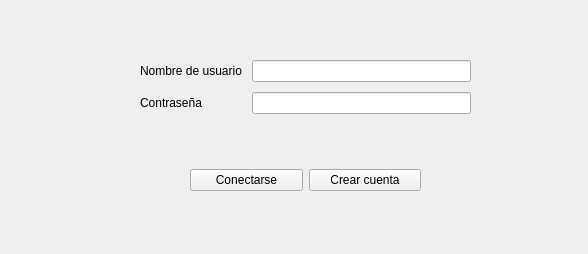
<?xml version="1.0" encoding="UTF-8"?>
<ui version="4.0">
 <class>Form</class>
 <widget class="QWidget" name="Form">
  <property name="enabled">
   <bool>true</bool>
  </property>
  <property name="geometry">
   <rect>
    <x>0</x>
    <y>0</y>
    <width>588</width>
    <height>254</height>
   </rect>
  </property>
  <property name="windowTitle">
   <string>DropPox</string>
  </property>
  <widget class="QWidget" name="formLayoutWidget">
   <property name="geometry">
    <rect>
     <x>140</x>
     <y>60</y>
     <width>331</width>
     <height>71</height>
    </rect>
   </property>
   <layout class="QFormLayout" name="formLayout">
    <property name="sizeConstraint">
     <enum>QLayout::SetDefaultConstraint</enum>
    </property>
    <property name="fieldGrowthPolicy">
     <enum>QFormLayout::AllNonFixedFieldsGrow</enum>
    </property>
    <property name="horizontalSpacing">
     <number>10</number>
    </property>
    <property name="verticalSpacing">
     <number>10</number>
    </property>
    <item row="0" column="0">
     <widget class="QLabel" name="usernameLabel">
      <property name="text">
       <string>Nombre de usuario</string>
      </property>
     </widget>
    </item>
    <item row="1" column="0">
     <widget class="QLabel" name="passwordLabel">
      <property name="text">
       <string>Contraseña</string>
      </property>
     </widget>
    </item>
    <item row="1" column="1">
     <widget class="QLineEdit" name="passlineEdit">
      <property name="enabled">
       <bool>true</bool>
      </property>
      <property name="focusPolicy">
       <enum>Qt::StrongFocus</enum>
      </property>
      <property name="echoMode">
       <enum>QLineEdit::Password</enum>
      </property>
     </widget>
    </item>
    <item row="0" column="1">
     <widget class="QLineEdit" name="userlineEdit">
      <property name="focusPolicy">
       <enum>Qt::ClickFocus</enum>
      </property>
     </widget>
    </item>
   </layout>
  </widget>
  <widget class="QWidget" name="horizontalLayoutWidget">
   <property name="geometry">
    <rect>
     <x>190</x>
     <y>160</y>
     <width>231</width>
     <height>41</height>
    </rect>
   </property>
   <layout class="QHBoxLayout" name="horizontalLayout">
    <item>
     <widget class="QPushButton" name="loginButtom">
      <property name="focusPolicy">
       <enum>Qt::NoFocus</enum>
      </property>
      <property name="text">
       <string>Conectarse</string>
      </property>
     </widget>
    </item>
    <item>
     <widget class="QPushButton" name="newuserButtom">
      <property name="focusPolicy">
       <enum>Qt::NoFocus</enum>
      </property>
      <property name="text">
       <string>Crear cuenta</string>
      </property>
     </widget>
    </item>
   </layout>
  </widget>
  <widget class="QLabel" name="label">
   <property name="geometry">
    <rect>
     <x>140</x>
     <y>140</y>
     <width>331</width>
     <height>17</height>
    </rect>
   </property>
   <property name="text">
    <string/>
   </property>
  </widget>
 </widget>
 <resources/>
 <connections/>
 <slots>
  <slot>slot1()</slot>
 </slots>
</ui>
